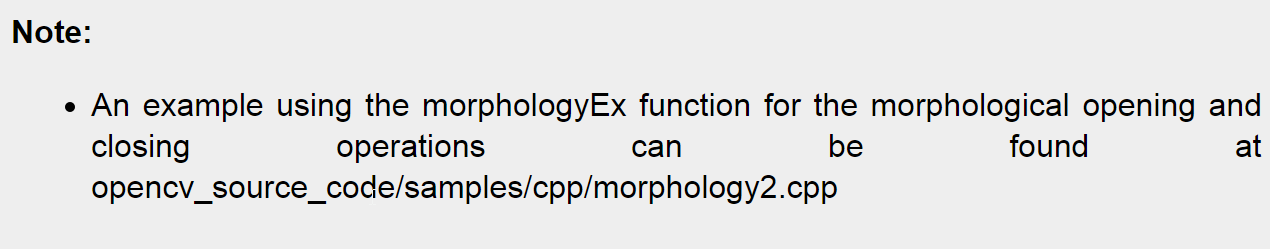
#> input picture task2-detect-text/input.bmp, 1270 x 249 px
$ python detect_text.py
#> lines starting #> are read from the running program, lines starting #| are printed output that depends on the picture
import cv2

base = cv2.imread("input.bmp")
#> base is the input picture: shape (249, 1270, 3); mean B, G, R 225.6, 225.6, 225.6

gaussed = cv2.GaussianBlur(base, ksize=(7, 7), sigmaX=0)
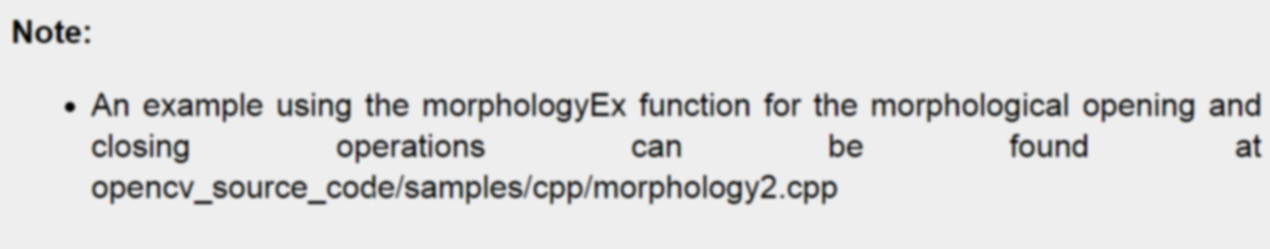
#> gaussed: shape (249, 1270, 3); mean B, G, R 225.6, 225.6, 225.6
laplaced = cv2.Laplacian(gaussed, ddepth=3, dst=0, ksize=9, scale=80)
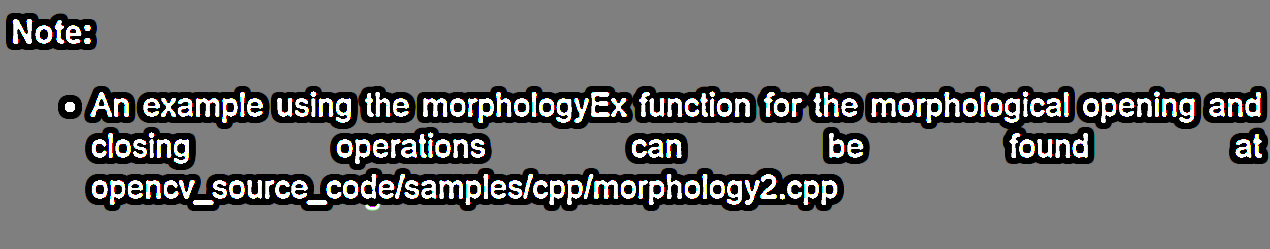
#> laplaced: shape (249, 1270, 3) int16; mean B, G, R -3371.7, -3366.1, -3352.5; drawn with min black and max white
result = cv2.convertScaleAbs(laplaced)
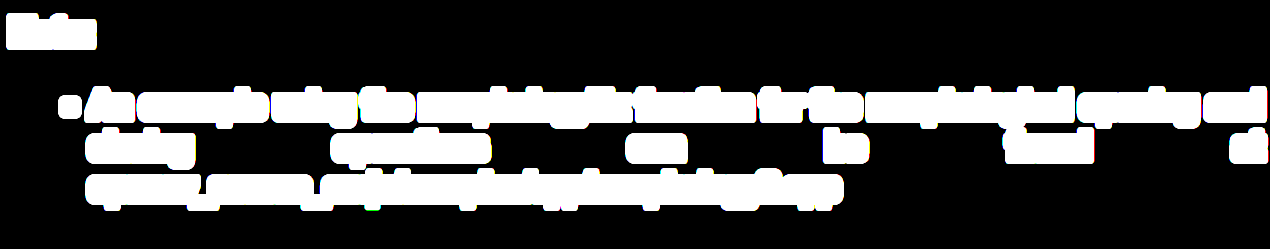
#> result: shape (249, 1270, 3); mean B, G, R 68.1, 68.1, 68.1

cv2.imwrite("output.bmp", result)
